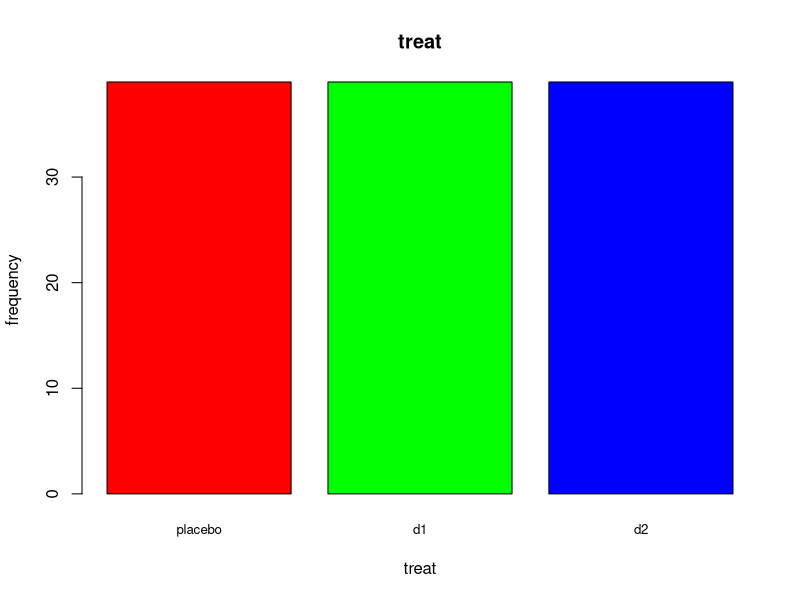
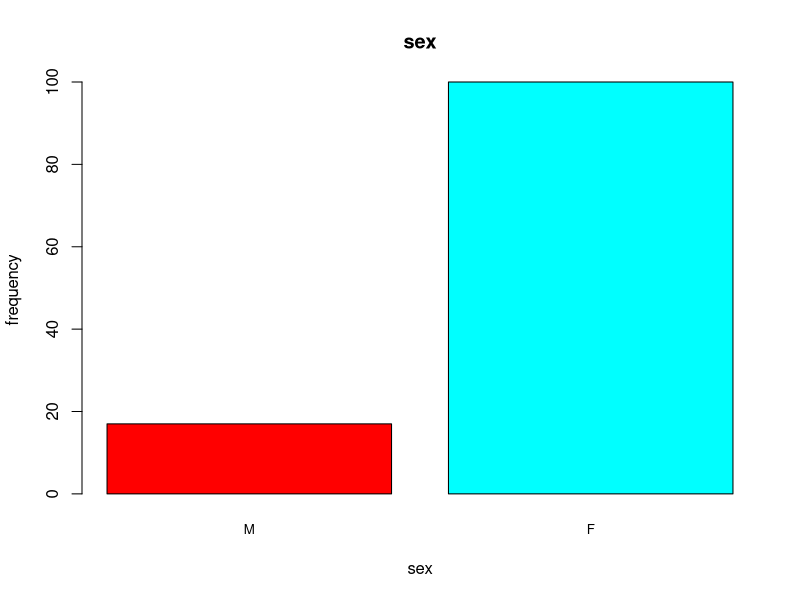
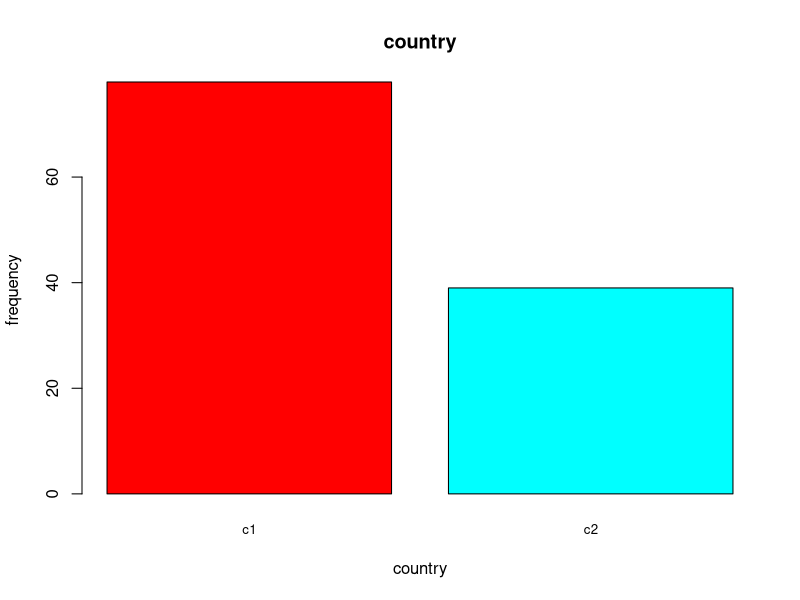
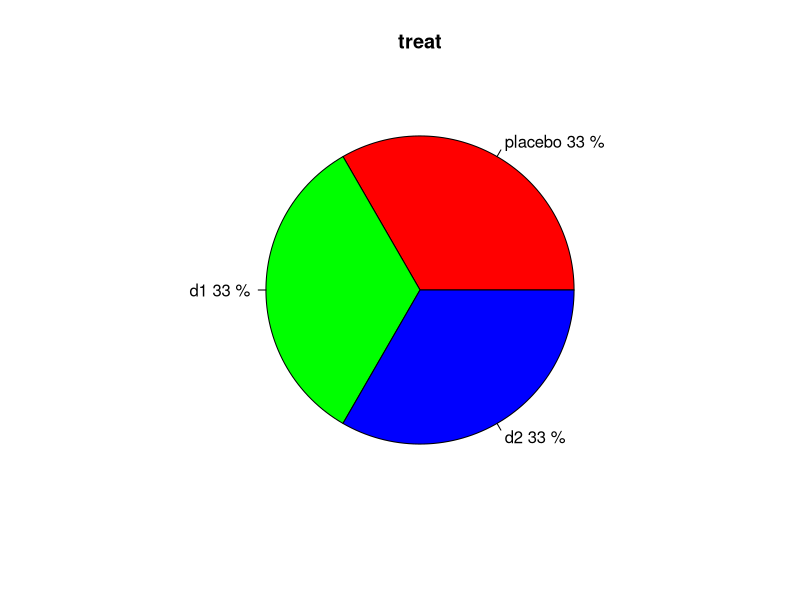
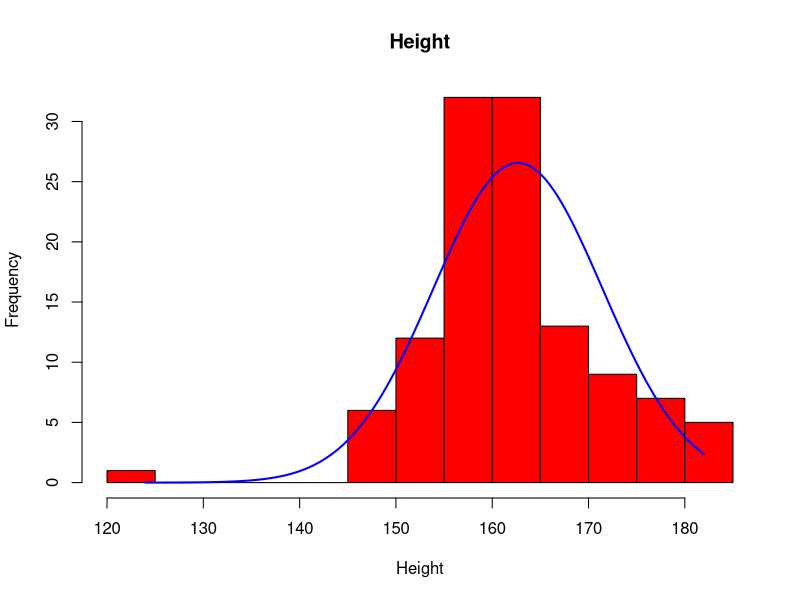
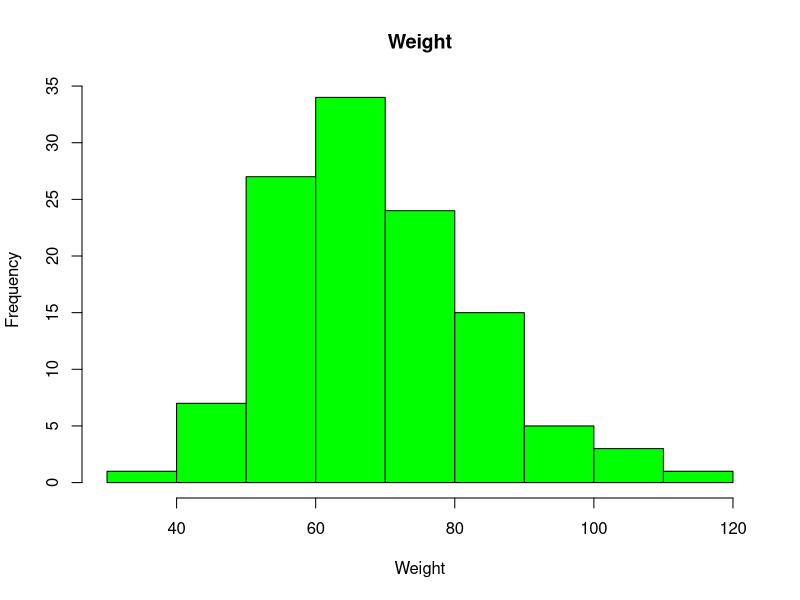
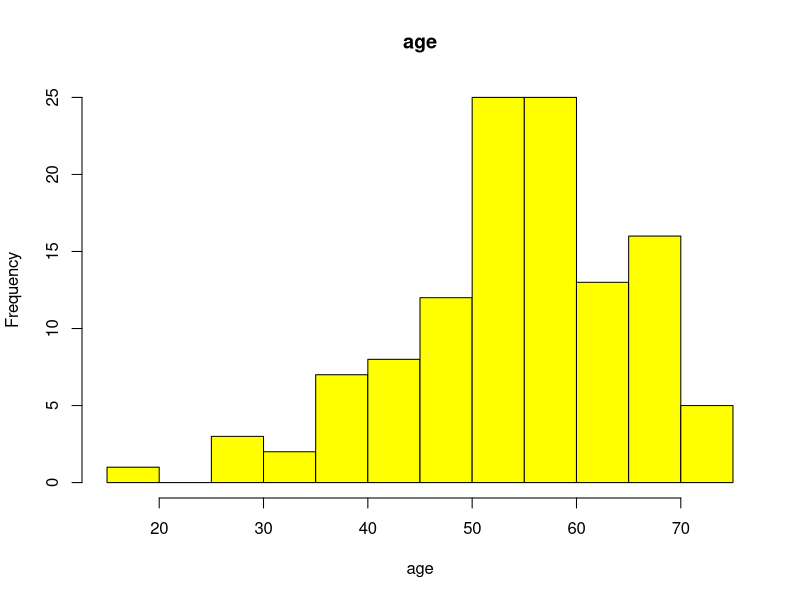
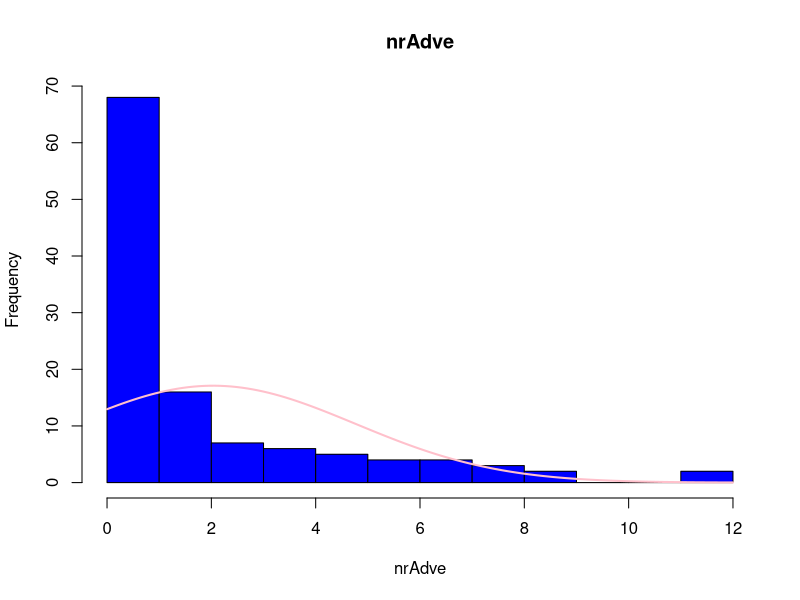

The R source for these figures, in order: (Note: this script raises an error after producing the figures.)
library(robustbase)
str(CrohnD)
data(CrohnD, package="robustbase")
CrohnD<-data.frame(CrohnD)
CrohnD$ID<-factor(CrohnD$ID,ordered = T)#EINAI H MONADIKH TIMH POU XREIAZETAI NA THN KANOUME KATHGORIKH AN KAI EXEI HDH DIATAKSH ALLA SAN TYPO NUMERIC
freq.tr<-table(CrohnD$treat)
barplot(freq.tr,main="treat",xlab="treat",ylab="frequency",horiz = F,cex.names =0.8,col=rainbow(length(freq.tr)))
freq.sex<-table(CrohnD$sex)
barplot(freq.sex,main="sex",xlab="sex",ylab="frequency",horiz = F,cex.names =0.8,col=rainbow(length(freq.sex)))
freq.co<-table(CrohnD$country)
barplot(freq.co,main="country",xlab="country",ylab="frequency",horiz = F,cex.names =0.8,col=rainbow(length(freq.co)))
pct <- round(freq.tr/sum(freq.tr)*100)
lbls <- c("placebo", "d1", "d2")
lbls <- paste(lbls, pct,"%") # add percents to labels 
lbls
pie(freq.tr,labels=lbls,main="treat",col=rainbow(length(lbls)))
x<- CrohnD$height
h<-hist(x, breaks=10,col="red",xlab="Height",main="Height") 
xfit<-seq(min(x),max(x),((max(x) - min(x))/(length(x) - 1)))
yfit<-dnorm(xfit,mean=mean(x),sd=sd(x)) 
yfit <- yfit*diff(h$mids[1:2])*length(x) 
lines(xfit, yfit, col="blue", lwd=2)   
x<- CrohnD$weight
h<-hist(x, breaks=10,col="green",xlab="Weight",main="Weight") 
x<- CrohnD$age
h<-hist(x, breaks=10,col="yellow",xlab="age",main="age") 
x<- CrohnD$nrAdvE
h<-hist(x, breaks=10,col="blue",xlab="nrAdve",main="nrAdve") 
xfit<-seq(min(x),max(x),((max(x) - min(x))/(length(x) - 1)))
yfit<-dnorm(xfit,mean=mean(x),sd=sd(x)) 
yfit <- yfit*diff(h$mids[1:2])*length(x) 
lines(xfit, yfit, col="pink", lwd=2)   
x<- CrohnD$BMI
h<-hist(x, breaks=10,col="orange",xlab="BMI",main="BMI") 
summary(CrohnD)
ks.test(CrohnD$weight)
